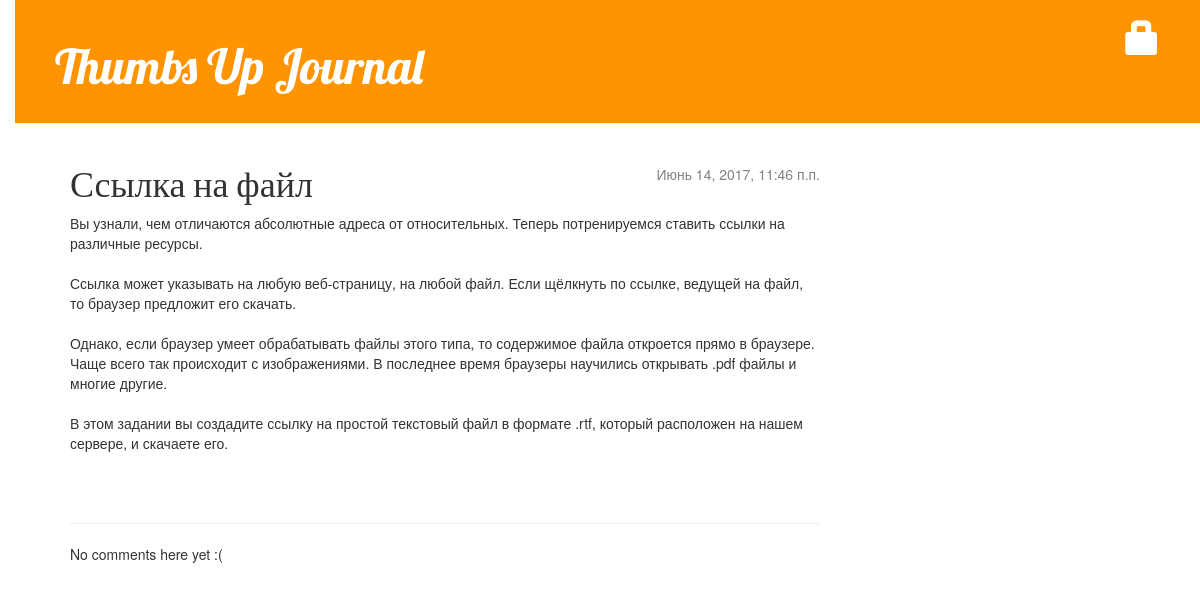
Screenshot of /post/9/ with the database file from the repository.
### blog/models.py (models this page shows, shortened)
class Post(models.Model):
    author = models.ForeignKey('auth.User')
    title = models.CharField(max_length=200)
    text = models.TextField()
    created_date = models.DateTimeField(
            default=timezone.now)
    published_date = models.DateTimeField(
            blank=True, null=True)

### blog/views.py (the view)
# urls.py: url(r'^post/(?P<pk>[0-9]+)/$', views.post_detail, name='post_detail'),
def post_detail(request, pk):
    post = get_object_or_404(Post, pk=pk)
    return render(request, 'blog/post_detail.html', {'post': post})

### blog/templates/blog/post_detail.html (shortened to what this page needs)
{% extends 'blog/base.html' %}
    {% block content %}
        <div class="post">
            {% if post.published_date %}
                                <div class="date">
                    {{ post.published_date }}
                </div>
            {% endif %}
            <h1>{{ post.title }}</h1>
            <p>{{ post.text|linebreaksbr }}</p>
        </div>
        <hr>
            {% for comment in post.comments.all %}
                <div class="comment">
                    <div class="date">{{ comment.created_date }}</div>
                    <strong>{{ comment.author }}</strong>
                    <p>{{ comment.text|linebreaks }}</p>
                </div>
            {% empty %}
                <p>No comments here yet :(</p>
            {% endfor %}
    {% endblock %}

### blog/static/css/blog.css (style rules this page uses)
body { padding-left: 15px; }
h1, h2, h3, h4 { font-family: 'Lobster', cursive; }
.date { float: right; color: #828282; }
.post { margin-bottom: 70px; }

### rows the page displays
Post: published_date "Июнь 14, 2017, 11:46 п.п.", title "Ссылка на файл", text "Вы узнали, чем отличаются абсолютные адреса от относительных. Теперь потренируемся ставить ссылки на различные ресурсы. Ссылка может указывать на любую веб-страницу, на любой файл. Если щёлкнуть по ссылке, ведущей на файл, то браузер предложит его скачать. Однако, если браузер умеет обрабатывать файлы этого типа, то содержимое файла откроется прямо в браузере. Чаще всего так происходит с изображениями. В последнее время браузеры научились открывать .pdf файлы и многие другие. В этом задании вы создадите ссылку на простой текстовый файл в формате .rtf, который расположен на нашем сервере, и скачаете его."
